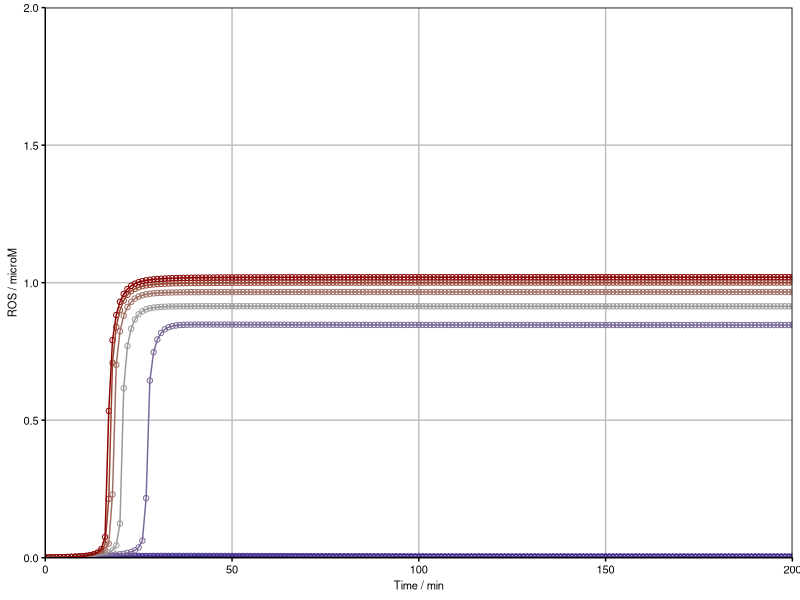
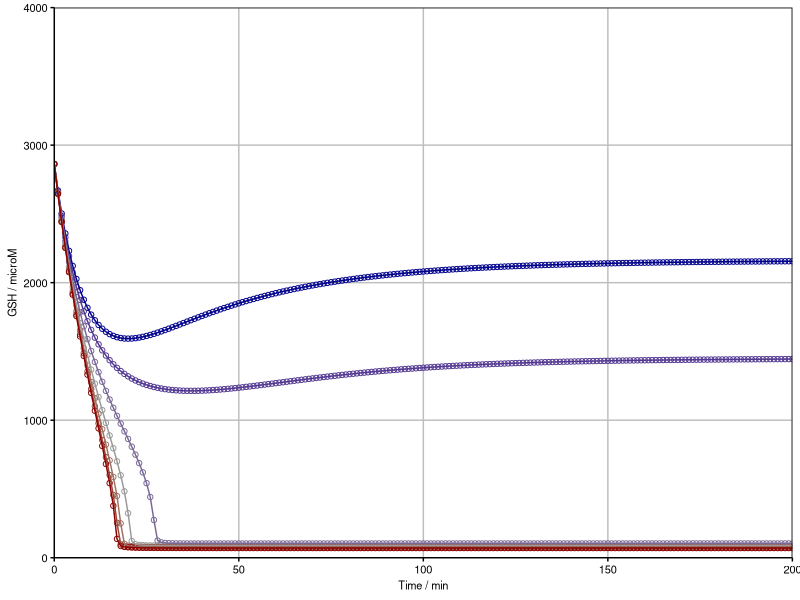
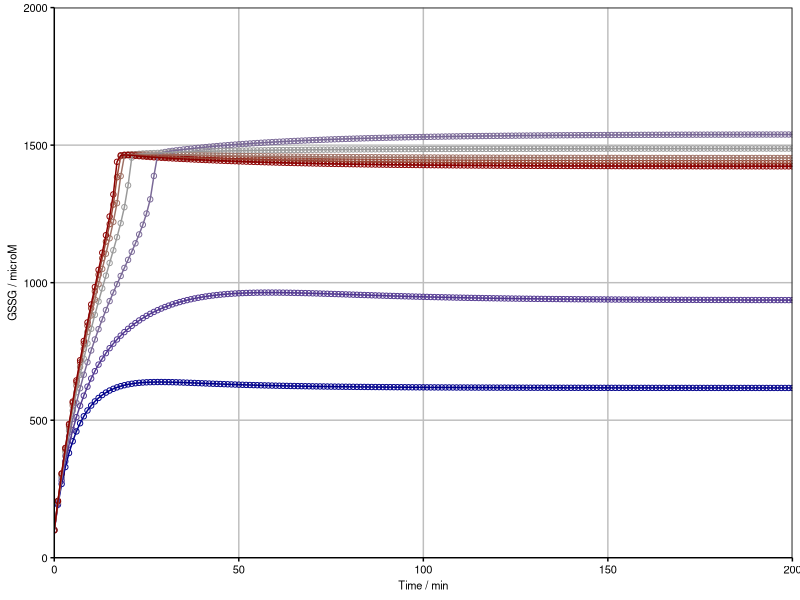
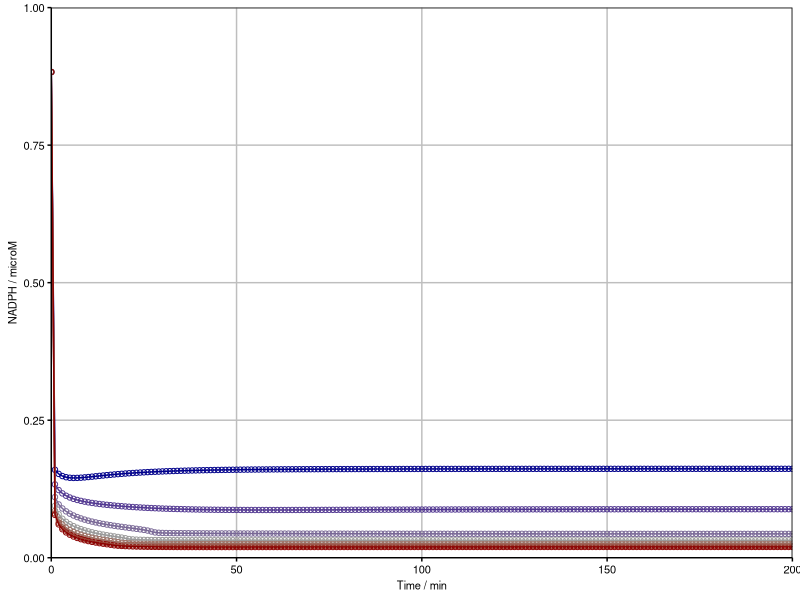
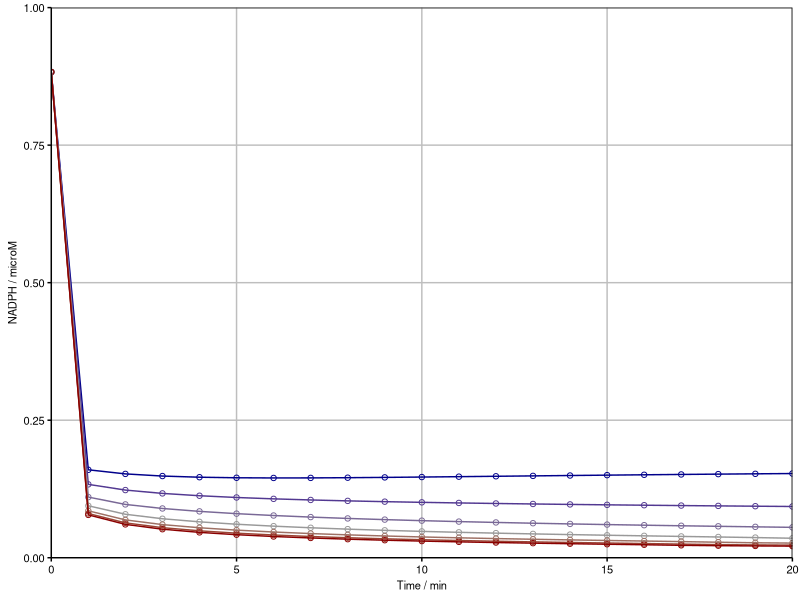
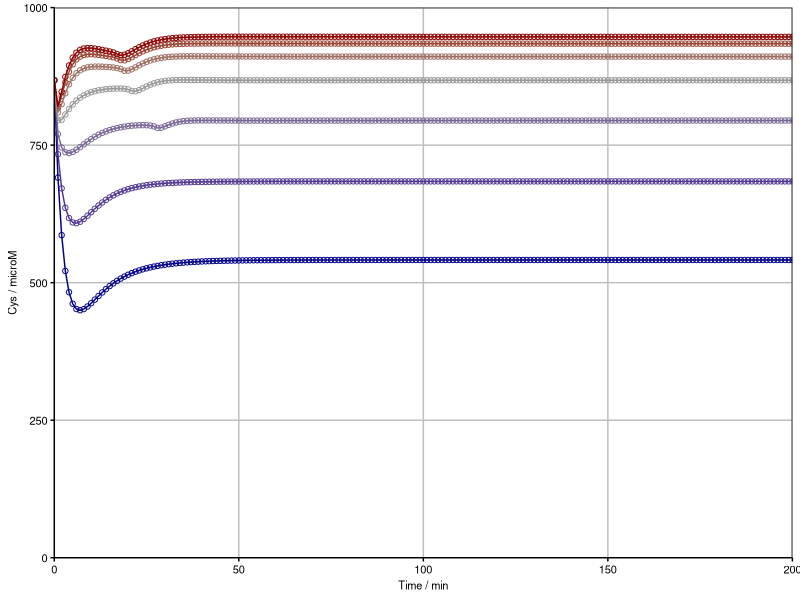
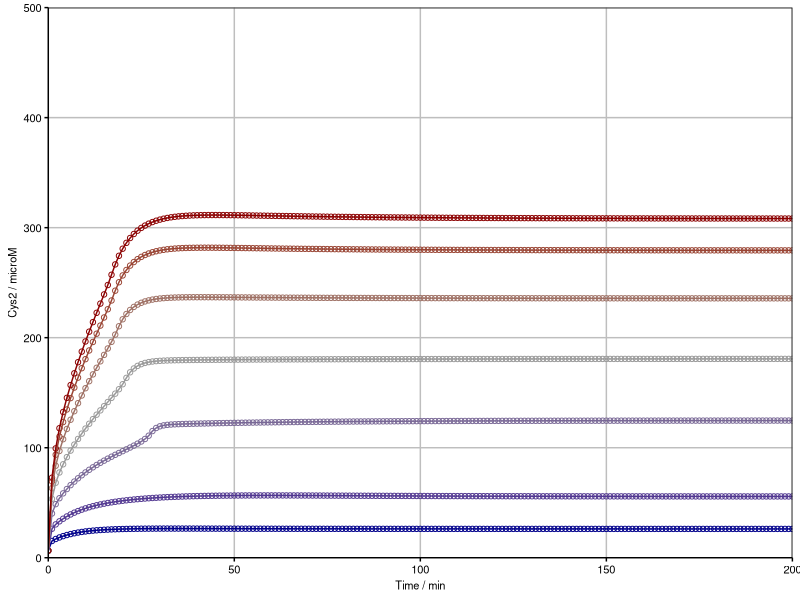
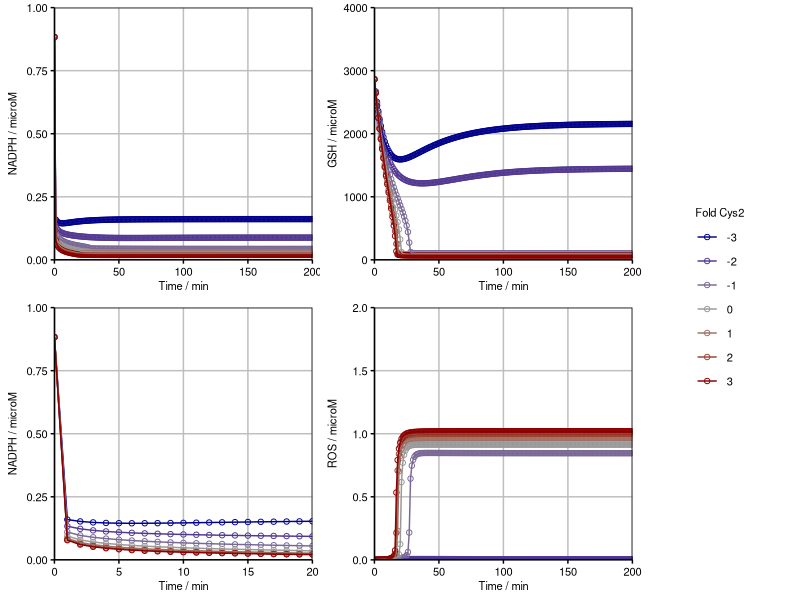

Recreate these plots in R, in order.
##### read data
#### set working directory
setwd("D:/Lab_SHC_files/ROS_model/009_afterDiscussionLCD/Fig2")

#### read data
sol <- read.table("ROS_v5_TimeEvolution_ndsolve_4-3_out.txt", header = TRUE, sep = "\t") 

#### convert from character type to numeric type
sol <- apply(sol, MARGIN = 2, FUN = as.numeric)
sol <- as.data.frame(sol)

##### libraries
library("ggplot2")
library("cowplot")
library("viridis")
library("ggrepel")

##### plot themes
gtheme <- theme(
	axis.line = element_line(color = "black"), 
	axis.ticks = element_line(color = "black"), 
	axis.text = element_text(color = "black", size = 8), 
	axis.title = element_text(color = "black", size = 8), 
	legend.key = element_rect(fill = "white"), 
	legend.text = element_text(color = "black", size = 8), 
	legend.title = element_text(color = "black", size = 8), 
	panel.grid.major = element_line(color = "grey"), 
	panel.grid.minor = element_line(color = NA), 
	panel.background = element_rect(fill = "white"), 
	panel.border = element_rect(fill = NA, color = "black"), 
	plot.title = element_text(color = "black", size = 8),
	strip.background = element_rect(colour = "black", fill = "white"),
	strip.text.x = element_text(color = "black", size = 8),
	strip.text.y = element_text(color = "black", size = 8))
	
##### plot data
#### ROS
p1a <- ggplot(data = sol, aes(x = t, y = ros.t., group = x, color = log2(x)))
p1b <- p1a + geom_point(shape = 1) + geom_path() + coord_cartesian(xlim = c(0, 200), ylim = c(0, 2))
p1c <- p1b + scale_x_continuous(expand = c(0, 0), name = "Time / min") + scale_y_continuous(expand = c(0, 0), name = "ROS / microM") + scale_color_gradient2(name = "Fold Cys2", guide = "legend", high = "darkred", low = "darkblue", mid = "grey60", breaks = seq(-3, 3, 1))
p1d <- p1c + gtheme
p1e <- p1d + theme(legend.position = "none")
p1e

leg <- get_legend(p1d)

#### GSH
p2a <- ggplot(data = sol, aes(x = t, y = gsh.t., group = x, color = log2(x)))
p2b <- p2a + geom_point(shape = 1) + geom_path() + coord_cartesian(xlim = c(0, 200), ylim = c(0, 4000))
p2c <- p2b + scale_x_continuous(expand = c(0, 0), name = "Time / min") + scale_y_continuous(expand = c(0, 0), name = "GSH / microM") + scale_color_gradient2(name = "Fold Cys2", guide = "legend", high = "darkred", low = "darkblue", mid = "grey60", breaks = seq(-3, 3, 1))
p2d <- p2c + gtheme
p2e <- p2d + theme(legend.position = "none")
p2e

#### GSSG
p3a <- ggplot(data = sol, aes(x = t, y = gssg.t., group = x, color = log2(x)))
p3b <- p3a + geom_point(shape = 1) + geom_path() + coord_cartesian(xlim = c(0, 200), ylim = c(0, 2000))
p3c <- p3b + scale_x_continuous(expand = c(0, 0), name = "Time / min") + scale_y_continuous(expand = c(0, 0), name = "GSSG / microM") + scale_color_gradient2(name = "Fold Cys2", guide = "legend", high = "darkred", low = "darkblue", mid = "grey60", breaks = seq(-3, 3, 1))
p3d <- p3c + gtheme
p3e <- p3d + theme(legend.position = "none")
p3e

#### NADPH
p4a <- ggplot(data = sol, aes(x = t, y = nadph.t., group = x, color = log2(x)))
p4b <- p4a + geom_point(shape = 1) + geom_path() + coord_cartesian(xlim = c(0, 200), ylim = c(0, 1))
p4c <- p4b + scale_x_continuous(expand = c(0, 0), name = "Time / min") + scale_y_continuous(expand = c(0, 0), name = "NADPH / microM") + scale_color_gradient2(name = "Fold Cys2", guide = "legend", high = "darkred", low = "darkblue", mid = "grey60", breaks = seq(-3, 3, 1))
p4d <- p4c + gtheme
p4e <- p4d + theme(legend.position = "none")
p4e

p4a <- ggplot(data = sol, aes(x = t, y = nadph.t., group = x, color = log2(x)))
p4b2 <- p4a + geom_point(shape = 1) + geom_path() + coord_cartesian(xlim = c(0, 20), ylim = c(0, 1))
p4c2 <- p4b2 + scale_x_continuous(expand = c(0, 0), name = "Time / min") + scale_y_continuous(expand = c(0, 0), name = "NADPH / microM") + scale_color_gradient2(name = "Fold Cys2", guide = "legend", high = "darkred", low = "darkblue", mid = "grey60", breaks = seq(-3, 3, 1))
p4d2 <- p4c2 + gtheme
p4e2 <- p4d2 + theme(legend.position = "none")
p4e2

#### Cys
p5a <- ggplot(data = sol, aes(x = t, y = cys.t., group = x, color = log2(x)))
p5b <- p5a + geom_point(shape = 1) + geom_path() + coord_cartesian(xlim = c(0, 200), ylim = c(0, 1000))
p5c <- p5b + scale_x_continuous(expand = c(0, 0), name = "Time / min") + scale_y_continuous(expand = c(0, 0), name = "Cys / microM") + scale_color_gradient2(name = "Fold Cys2", guide = "legend", high = "darkred", low = "darkblue", mid = "grey60", breaks = seq(-3, 3, 1))
p5d <- p5c + gtheme
p5e <- p5d + theme(legend.position = "none")
p5e

#### Cys2
p6a <- ggplot(data = sol, aes(x = t, y = cys2.t., group = x, color = log2(x)))
p6b <- p6a + geom_point(shape = 1) + geom_path() + coord_cartesian(xlim = c(0, 200), ylim = c(0, 500))
p6c <- p6b + scale_x_continuous(expand = c(0, 0), name = "Time / min") + scale_y_continuous(expand = c(0, 0), name = "Cys2 / microM") + scale_color_gradient2(name = "Fold Cys2", guide = "legend", high = "darkred", low = "darkblue", mid = "grey60", breaks = seq(-3, 3, 1))
p6d <- p6c + gtheme
p6e <- p6d + theme(legend.position = "none")
p6e

##### assemble subplots
ap1a <- plot_grid(p4e, p2e, p4e2, p1e, nrow = 2, align = "hv")#, axis = "tblr")
ap1b <- plot_grid(ap1a, leg, rel_widths = c(8, 2))
ap1b
ggsave2("ROS_v5_TimeEvolution_ndsolve_4-3_plot_1.pdf", width = 5, height = 2.4, units = "in", dpi = 600)

ap1c <- plot_grid(p2e, p3e, p5e, p6e, nrow = 2, align = "hv", axis = "tblr")
ap1d <- plot_grid(ap1c, leg, rel_widths = c(8, 2))
ap1d
ggsave2("ROS_v5_TimeEvolution_ndsolve_4-3_plot_2.pdf", width = 5, height = 2.4, units = "in", dpi = 600)

##### initial rates and redox catastrophe time 
#### maximal d ros / d t
soly <- NA

for(i in 1:length(unique(sol$x))){

	tmp <- sol[which(sol$x == unique(sol$x)[i]), ]
	soly <- rbind(soly, tmp[which.max(tmp$ros..t.), c("t", "ros..t.", "x")])
	rm(tmp)

}

soly <- soly[-1, ]
colnames(soly) <- c("tmax", "ros..t.max", "xmax")

#### d ros / d t and catastrophe time
### initial d ros / d t
sol01 <- sol[which(sol$t == 0), c("t", "ros..t.", "x")] ### very negative ros'[t] due to loss of glc contribution to ros production
sol11 <- sol[which(sol$t == 1), c("t", "ros..t.", "x")] ### the "initial" rate "after glc deprivation" 
solx1 <- cbind(sol01, sol11)
colnames(solx1) <- c("t0", "ros..t.0", "x0", "t1", "ros..t.1", "x1")

solz1 <- cbind(solx1, soly)

### plot
p7a <- ggplot(data = solz1, aes(x = ros..t.1, y = tmax, color = log2(xmax)))
p7b <- p7a + geom_point() + coord_cartesian(ylim = c(0, 100))
p7c <- p7b + scale_x_continuous(name = "Init. dROS / dt / (microM / min)") + scale_y_continuous(expand = c(0, 0), name = "Tmax / min") + scale_color_gradient2(name = "Fold Cys2", guide = "legend", high = "darkred", low = "darkblue", mid = "grey60", breaks = seq(-3, 3, 1))
p7d <- p7c + gtheme
p7e <- p7d + theme(legend.position = "none")
p7e

#### d gsh / d t and catastrophe time
### initial d gsh / d t
sol02 <- sol[which(sol$t == 0), c("t", "gsh..t.", "x")] ### very negative gsh'[t] due to loss of glc contribution to gsh production
sol12 <- sol[which(sol$t == 1), c("t", "gsh..t.", "x")] ### the "initial" rate "after glc deprivation" 
solx2 <- cbind(sol02, sol12)
colnames(solx2) <- c("t0", "gsh..t.0", "x0", "t1", "gsh..t.1", "x1")

solz2 <- cbind(solx2, soly)

### plot
p8a <- ggplot(data = solz2, aes(x = gsh..t.1, y = tmax, color = log2(xmax)))
p8b <- p8a + geom_point() + coord_cartesian(ylim = c(0, 100))
p8c <- p8b + scale_x_continuous(name = "Init. dGSH / dt / (microM / min)") + scale_y_continuous(expand = c(0, 0), name = "Tmax / min") + scale_color_gradient2(name = "Fold Cys2", guide = "legend", high = "darkred", low = "darkblue", mid = "grey60", breaks = seq(-3, 3, 1))
p8d <- p8c + gtheme
p8e <- p8d + theme(legend.position = "none")
p8e

#### d cys2 / d t and catastrophe time
### initial d cys2 / d t
sol03 <- sol[which(sol$t == 0), c("t", "cys2..t.", "x")] ### very negative cys2'[t] due to loss of glc contribution to cys2 production
sol13 <- sol[which(sol$t == 1), c("t", "cys2..t.", "x")] ### the "initial" rate "after glc deprivation" 
solx3 <- cbind(sol03, sol13)
colnames(solx3) <- c("t0", "cys2..t.0", "x0", "t1", "cys2..t.1", "x1")

solz3 <- cbind(solx3, soly)

### plot
p9a <- ggplot(data = solz3, aes(x = cys2..t.1, y = tmax, color = log2(xmax)))
p9b <- p9a + geom_point() + coord_cartesian(ylim = c(0, 100))
p9c <- p9b + scale_x_continuous(name = "Init. dCys2 / dt / (microM / min)") + scale_y_continuous(expand = c(0, 0), name = "Tmax / min") + scale_color_gradient2(name = "Fold Cys2", guide = "legend", high = "darkred", low = "darkblue", mid = "grey60", breaks = seq(-3, 3, 1))
p9d <- p9c + gtheme
p9e <- p9d + theme(legend.position = "none")
p9e

#### d nadph / d t and catastrophe time
### initial d nadph / d t
sol04 <- sol[which(sol$t == 0), c("t", "nadph..t.", "x")] ### very negative nadph'[t] due to loss of glc contribution to nadph production
sol14 <- sol[which(sol$t == 1), c("t", "nadph..t.", "x")] ### the "initial" rate "after glc deprivation" 
solx4 <- cbind(sol04, sol14)
colnames(solx4) <- c("t0", "nadph..t.0", "x0", "t1", "nadph..t.1", "x1")

solz4 <- cbind(solx4, soly)

### plot
p10a <- ggplot(data = solz4, aes(x = nadph..t.1, y = tmax, color = log2(xmax)))
p10b <- p10a + geom_point() + coord_cartesian(ylim = c(0, 100))
p10c <- p10b + scale_x_continuous(name = "Init. dNADPH / dt / (microM / min)") + scale_y_continuous(expand = c(0, 0), name = "Tmax / min") + scale_color_gradient2(name = "Fold Cys2", guide = "legend", high = "darkred", low = "darkblue", mid = "grey60", breaks = seq(-3, 3, 1))
p10d <- p10c + gtheme
p10e <- p10d + theme(legend.position = "none")
p10e

##### assemble subplots
ap1e <- plot_grid(p7e, p8e, p9e, p10e, ncol = 1, align = "hv", axis = "tblr")
ap1e
ggsave2("ROS_v5_TimeEvolution_ndsolve_4-3_plot_3.pdf", width = 2, height = 4.8, units = "in", dpi = 600)
